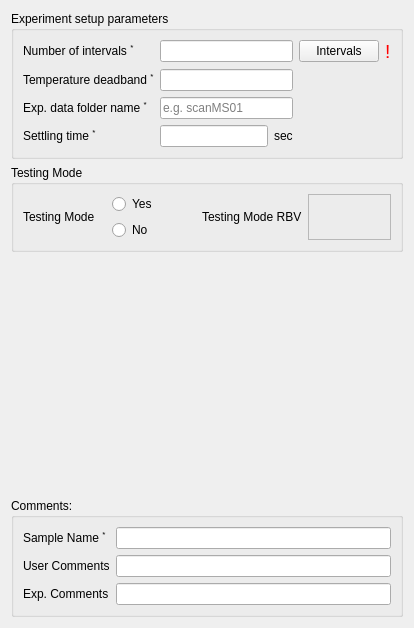
  <widget class="QWizardPage" name="twoThetaTemp">
   <property name="toolTip">
    <string>&lt;html&gt;&lt;head/&gt;&lt;body&gt;&lt;p&gt;DAQ Tool | ID09 - MS/XPD (Materials Science/X-ray Powder Diffraction) beamline&lt;/p&gt;&lt;/body&gt;&lt;/html&gt;</string>
   </property>
   <attribute name="pageId">
    <string notr="true">8</string>
   </attribute>
   <layout class="QGridLayout" name="gridLayout_25">
    <item row="0" column="0">
     <widget class="QGroupBox" name="experimentalParameters2">
      <property name="cursor">
       <cursorShape>ArrowCursor</cursorShape>
      </property>
      <property name="autoFillBackground">
       <bool>false</bool>
      </property>
      <property name="title">
       <string>Experiment setup parameters</string>
      </property>
      <property name="flat">
       <bool>false</bool>
      </property>
      <property name="checkable">
       <bool>false</bool>
      </property>
      <layout class="QGridLayout" name="gridLayout_10">
       <item row="0" column="0">
        <widget class="QLabel" name="intervalsLabel2">
         <property name="cursor">
          <cursorShape>ArrowCursor</cursorShape>
         </property>
         <property name="text">
          <string>&lt;html&gt;&lt;head/&gt;&lt;body&gt;&lt;p&gt;Number of intervals &lt;span style=&quot; vertical-align:super;&quot;&gt;*&lt;/span&gt;&lt;/p&gt;&lt;/body&gt;&lt;/html&gt;</string>
         </property>
        </widget>
       </item>
       <item row="0" column="1" colspan="2">
        <widget class="QELineEdit" name="intervals2">
         <property name="toolTip">
          <string>Intervals</string>
         </property>
         <property name="alignment">
          <set>Qt::AlignCenter</set>
         </property>
         <property name="dragEnabled">
          <bool>true</bool>
         </property>
         <property name="variable" stdset="0">
          <string>$(P)Intervals</string>
         </property>
         <property name="variableSubstitutions" stdset="0">
          <string>P=MS:</string>
         </property>
         <property name="writeOnLoseFocus">
          <bool>true</bool>
         </property>
         <property name="variableAsToolTip">
          <bool>false</bool>
         </property>
         <property name="displayAlarmStateOption" stdset="0">
          <enum>QEGenericEdit::Never</enum>
         </property>
         <property name="format" stdset="0">
          <enum>QELineEdit::Integer</enum>
         </property>
        </widget>
       </item>
       <item row="0" column="3">
        <widget class="QPushButton" name="intervalsButton2">
         <property name="cursor">
          <cursorShape>PointingHandCursor</cursorShape>
         </property>
         <property name="focusPolicy">
          <enum>Qt::StrongFocus</enum>
         </property>
         <property name="toolTip">
          <string>View Intervals</string>
         </property>
         <property name="text">
          <string>Intervals</string>
         </property>
        </widget>
       </item>
       <item row="0" column="4">
        <widget class="QLabel" name="validIntervals2">
         <property name="font">
          <font>
           <pointsize>14</pointsize>
          </font>
         </property>
         <property name="toolTip">
          <string>Number of intervals or intervals table not valid!</string>
         </property>
         <property name="text">
          <string>&lt;html&gt;&lt;head/&gt;&lt;body&gt;&lt;p&gt;&lt;span style=&quot; color:#ff0000;&quot;&gt;!&lt;/span&gt;&lt;/p&gt;&lt;/body&gt;&lt;/html&gt;</string>
         </property>
        </widget>
       </item>
       <item row="1" column="0">
        <widget class="QLabel" name="deadbandLabel">
         <property name="cursor">
          <cursorShape>ArrowCursor</cursorShape>
         </property>
         <property name="text">
          <string>&lt;html&gt;&lt;head/&gt;&lt;body&gt;&lt;p&gt;Temperature deadband &lt;span style=&quot; vertical-align:super;&quot;&gt;*&lt;/span&gt;&lt;/p&gt;&lt;/body&gt;&lt;/html&gt;</string>
         </property>
        </widget>
       </item>
       <item row="1" column="1" colspan="2">
        <widget class="QELineEdit" name="deadband">
         <property name="toolTip">
          <string>Temperature Deadband</string>
         </property>
         <property name="alignment">
          <set>Qt::AlignCenter</set>
         </property>
         <property name="dragEnabled">
          <bool>true</bool>
         </property>
         <property name="variable" stdset="0">
          <string>$(P)TempDeadband</string>
         </property>
         <property name="variableSubstitutions" stdset="0">
          <string>P=MS:</string>
         </property>
         <property name="writeOnLoseFocus">
          <bool>true</bool>
         </property>
         <property name="variableAsToolTip">
          <bool>false</bool>
         </property>
         <property name="displayAlarmStateOption" stdset="0">
          <enum>QEGenericEdit::Never</enum>
         </property>
         <property name="format" stdset="0">
          <enum>QELineEdit::Floating</enum>
         </property>
        </widget>
       </item>
       <item row="2" column="0">
        <widget class="QLabel" name="expFileNameLabel2">
         <property name="cursor">
          <cursorShape>ArrowCursor</cursorShape>
         </property>
         <property name="text">
          <string>&lt;html&gt;&lt;head/&gt;&lt;body&gt;&lt;p&gt;Exp. data folder name &lt;span style=&quot; vertical-align:super;&quot;&gt;*&lt;/span&gt;&lt;/p&gt;&lt;/body&gt;&lt;/html&gt;</string>
         </property>
        </widget>
       </item>
       <item row="2" column="1" colspan="2">
        <widget class="QELineEdit" name="expFileName2">
         <property name="toolTip">
          <string>Experiment Folder Name (special characters not allowed)</string>
         </property>
         <property name="dragEnabled">
          <bool>true</bool>
         </property>
         <property name="placeholderText">
          <string>e.g. scanMS01</string>
         </property>
         <property name="variable" stdset="0">
          <string>$(P)ExperimentalFileName</string>
         </property>
         <property name="variableSubstitutions" stdset="0">
          <string>P=MS:</string>
         </property>
         <property name="writeOnLoseFocus">
          <bool>true</bool>
         </property>
         <property name="variableAsToolTip">
          <bool>false</bool>
         </property>
         <property name="displayAlarmStateOption" stdset="0">
          <enum>QEGenericEdit::Never</enum>
         </property>
        </widget>
       </item>
       <item row="3" column="0">
        <widget class="QLabel" name="settlingTimeLabel2">
         <property name="cursor">
          <cursorShape>ArrowCursor</cursorShape>
         </property>
         <property name="text">
          <string>&lt;html&gt;&lt;head/&gt;&lt;body&gt;&lt;p&gt;Settling time &lt;span style=&quot; vertical-align:super;&quot;&gt;*&lt;/span&gt;&lt;/p&gt;&lt;/body&gt;&lt;/html&gt;</string>
         </property>
        </widget>
       </item>
       <item row="3" column="1">
        <widget class="QELineEdit" name="settlingTime2">
         <property name="toolTip">
          <string>Spinner Settling Time</string>
         </property>
         <property name="alignment">
          <set>Qt::AlignCenter</set>
         </property>
         <property name="dragEnabled">
          <bool>true</bool>
         </property>
         <property name="variable" stdset="0">
          <string>$(P)SettlingTime</string>
         </property>
         <property name="variableSubstitutions" stdset="0">
          <string>P=MS:</string>
         </property>
         <property name="writeOnLoseFocus">
          <bool>true</bool>
         </property>
         <property name="variableAsToolTip">
          <bool>false</bool>
         </property>
         <property name="displayAlarmStateOption" stdset="0">
          <enum>QEGenericEdit::Never</enum>
         </property>
         <property name="format" stdset="0">
          <enum>QELineEdit::Floating</enum>
         </property>
        </widget>
       </item>
       <item row="3" column="2">
        <widget class="QLabel" name="settlingTimeUnit2">
         <property name="cursor">
          <cursorShape>IBeamCursor</cursorShape>
         </property>
         <property name="text">
          <string>sec</string>
         </property>
        </widget>
       </item>
      </layout>
     </widget>
    </item>
    <item row="1" column="0">
     <widget class="QGroupBox" name="testingModeGroupBox2">
      <property name="sizePolicy">
       <sizepolicy hsizetype="Preferred" vsizetype="Preferred">
        <horstretch>0</horstretch>
        <verstretch>0</verstretch>
       </sizepolicy>
      </property>
      <property name="minimumSize">
       <size>
        <width>0</width>
        <height>0</height>
       </size>
      </property>
      <property name="cursor">
       <cursorShape>ArrowCursor</cursorShape>
      </property>
      <property name="autoFillBackground">
       <bool>false</bool>
      </property>
      <property name="title">
       <string>Testing Mode</string>
      </property>
      <property name="flat">
       <bool>false</bool>
      </property>
      <property name="checkable">
       <bool>false</bool>
      </property>
      <layout class="QGridLayout" name="gridLayout_12">
       <item row="0" column="1">
        <widget class="QERadioButton" name="testingModeYes2">
         <property name="cursor">
          <cursorShape>PointingHandCursor</cursorShape>
         </property>
         <property name="focusPolicy">
          <enum>Qt::StrongFocus</enum>
         </property>
         <property name="toolTip">
          <string>YES</string>
         </property>
         <property name="text">
          <string>Yes</string>
         </property>
         <property name="variable" stdset="0">
          <string>$(P)TestingMode</string>
         </property>
         <property name="variableSubstitutions" stdset="0">
          <string>P=MS:</string>
         </property>
         <property name="variableAsToolTip">
          <bool>false</bool>
         </property>
         <property name="displayAlarmStateOption" stdset="0">
          <enum>QERadioButton::Never</enum>
         </property>
         <property name="clickText">
          <string>1</string>
         </property>
         <property name="clickCheckedText">
          <string>Yes</string>
         </property>
        </widget>
       </item>
       <item row="1" column="1">
        <widget class="QERadioButton" name="testingModeNo2">
         <property name="cursor">
          <cursorShape>PointingHandCursor</cursorShape>
         </property>
         <property name="focusPolicy">
          <enum>Qt::StrongFocus</enum>
         </property>
         <property name="toolTip">
          <string>NO</string>
         </property>
         <property name="text">
          <string>No</string>
         </property>
         <property name="variable" stdset="0">
          <string>$(P)TestingMode</string>
         </property>
         <property name="variableSubstitutions" stdset="0">
          <string>P=MS:</string>
         </property>
         <property name="variableAsToolTip">
          <bool>false</bool>
         </property>
         <property name="displayAlarmStateOption" stdset="0">
          <enum>QERadioButton::Never</enum>
         </property>
         <property name="clickCheckedText">
          <string>No</string>
         </property>
        </widget>
       </item>
       <item row="0" column="0" rowspan="2">
        <widget class="QLabel" name="testingModeLabel2">
         <property name="cursor">
          <cursorShape>ArrowCursor</cursorShape>
         </property>
         <property name="text">
          <string>Testing Mode</string>
         </property>
        </widget>
       </item>
       <item row="0" column="2" rowspan="2">
        <widget class="QLabel" name="tesingMode2">
         <property name="cursor">
          <cursorShape>ArrowCursor</cursorShape>
         </property>
         <property name="text">
          <string>Testing Mode RBV</string>
         </property>
        </widget>
       </item>
       <item row="0" column="3" rowspan="2">
        <widget class="QELabel" name="testingModeFeedback2">
         <property name="cursor">
          <cursorShape>IBeamCursor</cursorShape>
         </property>
         <property name="toolTip">
          <string>Feedback</string>
         </property>
         <property name="frameShape">
          <enum>QFrame::StyledPanel</enum>
         </property>
         <property name="alignment">
          <set>Qt::AlignCenter</set>
         </property>
         <property name="wordWrap">
          <bool>true</bool>
         </property>
         <property name="variable" stdset="0">
          <string>$(P)TestingMode</string>
         </property>
         <property name="variableSubstitutions" stdset="0">
          <string>P=MS:</string>
         </property>
         <property name="variableAsToolTip">
          <bool>false</bool>
         </property>
         <property name="displayAlarmStateOption" stdset="0">
          <enum>QELabel::Never</enum>
         </property>
         <property name="addUnits">
          <bool>false</bool>
         </property>
        </widget>
       </item>
      </layout>
     </widget>
    </item>
    <item row="3" column="0">
     <widget class="QGroupBox" name="Comments2">
      <property name="sizePolicy">
       <sizepolicy hsizetype="Preferred" vsizetype="Preferred">
        <horstretch>0</horstretch>
        <verstretch>0</verstretch>
       </sizepolicy>
      </property>
      <property name="minimumSize">
       <size>
        <width>0</width>
        <height>0</height>
       </size>
      </property>
      <property name="cursor">
       <cursorShape>ArrowCursor</cursorShape>
      </property>
      <property name="autoFillBackground">
       <bool>false</bool>
      </property>
      <property name="title">
       <string>Comments:</string>
      </property>
      <property name="flat">
       <bool>false</bool>
      </property>
      <property name="checkable">
       <bool>false</bool>
      </property>
      <layout class="QGridLayout" name="gridLayout_13">
       <item row="0" column="0">
        <widget class="QLabel" name="sampleName2">
         <property name="cursor">
          <cursorShape>ArrowCursor</cursorShape>
         </property>
         <property name="text">
          <string>&lt;html&gt;&lt;head/&gt;&lt;body&gt;&lt;p&gt;Sample Name &lt;span style=&quot; vertical-align:super;&quot;&gt;*&lt;/span&gt;&lt;/p&gt;&lt;/body&gt;&lt;/html&gt;</string>
         </property>
        </widget>
       </item>
       <item row="0" column="1">
        <widget class="QELineEdit" name="sampleNameVal2">
         <property name="toolTip">
          <string>Sample Name</string>
         </property>
         <property name="alignment">
          <set>Qt::AlignLeading|Qt::AlignLeft|Qt::AlignVCenter</set>
         </property>
         <property name="dragEnabled">
          <bool>true</bool>
         </property>
         <property name="variable" stdset="0">
          <string>$(P)Sample</string>
         </property>
         <property name="variableSubstitutions" stdset="0">
          <string>P=MS:</string>
         </property>
         <property name="writeOnLoseFocus">
          <bool>true</bool>
         </property>
         <property name="variableAsToolTip">
          <bool>false</bool>
         </property>
         <property name="displayAlarmStateOption" stdset="0">
          <enum>QEGenericEdit::Never</enum>
         </property>
        </widget>
       </item>
       <item row="1" column="0">
        <widget class="QLabel" name="userCommentsLabel2">
         <property name="cursor">
          <cursorShape>ArrowCursor</cursorShape>
         </property>
         <property name="text">
          <string>User Comments</string>
         </property>
        </widget>
       </item>
       <item row="1" column="1">
        <widget class="QELineEdit" name="userComments2">
         <property name="toolTip">
          <string>User Comments</string>
         </property>
         <property name="dragEnabled">
          <bool>true</bool>
         </property>
         <property name="variable" stdset="0">
          <string>$(P)UserComments</string>
         </property>
         <property name="variableSubstitutions" stdset="0">
          <string>P=MS:</string>
         </property>
         <property name="writeOnLoseFocus">
          <bool>true</bool>
         </property>
         <property name="variableAsToolTip">
          <bool>false</bool>
         </property>
         <property name="displayAlarmStateOption" stdset="0">
          <enum>QEGenericEdit::Never</enum>
         </property>
        </widget>
       </item>
       <item row="2" column="0">
        <widget class="QLabel" name="expCommentsLabel2">
         <property name="cursor">
          <cursorShape>ArrowCursor</cursorShape>
         </property>
         <property name="text">
          <string>Exp. Comments</string>
         </property>
        </widget>
       </item>
       <item row="2" column="1">
        <widget class="QELineEdit" name="expComments2">
         <property name="toolTip">
          <string>Experiment Comments</string>
         </property>
         <property name="dragEnabled">
          <bool>true</bool>
         </property>
         <property name="variable" stdset="0">
          <string>$(P)ExperimentComments</string>
         </property>
         <property name="variableSubstitutions" stdset="0">
          <string>P=MS:</string>
         </property>
         <property name="writeOnLoseFocus">
          <bool>true</bool>
         </property>
         <property name="displayAlarmStateOption" stdset="0">
          <enum>QEGenericEdit::Never</enum>
         </property>
        </widget>
       </item>
      </layout>
     </widget>
    </item>
    <item row="2" column="0">
     <spacer name="verticalSpacer_2">
      <property name="orientation">
       <enum>Qt::Vertical</enum>
      </property>
      <property name="sizeType">
       <enum>QSizePolicy::Fixed</enum>
      </property>
      <property name="sizeHint" stdset="0">
       <size>
        <width>20</width>
        <height>240</height>
       </size>
      </property>
     </spacer>
    </item>
   </layout>
  </widget>
